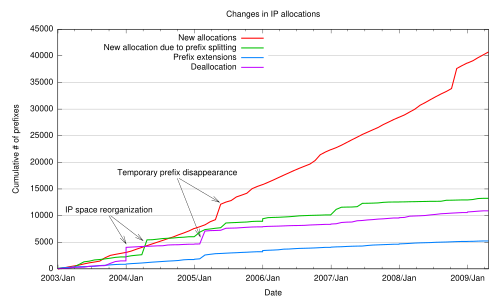

Write gnuplot code to recreate this figure.
#set terminal postscript
set terminal pdf
#set grid 
#set terminal windows
#set bmargin 
#set lmargin 
#set rmargin 
#set tmargin 

set xdata time
set timefmt "%Y-%m-%d"
set format x "%Y/%b"

set key right

set title 'Changes in IP allocations'
set xlabel 'Date'
set ylabel 'Cumulative # of prefixes'

set grid y

set key left

set xrange ['2003-01-01':'2009-04-23']

set arrow from '2003-10-01',10000 to '2004-01-01',4700
set arrow from '2003-10-10',10000 to '2004-04-01',5300

set label "IP space reorganization" at '2003-10-01',11000 center 


set arrow from '2004-10-01',17000 to '2005-02-01',6000
set arrow from '2004-10-10',17000 to '2005-05-15',12500

set label "Temporary prefix disappearance" at '2004-10-01',18000 center


plot  \
"<awk '{n=n+$2; s=s+$3; e=e+$4; d=d+$5; print $1,n,s,e,d}' stat.txt"	\
	using 1:2 title 'New allocations' with lines lt 1 lw 3, \
''	using 1:3 title 'New allocation due to prefix splitting' with lines lt 2 lw 3, \
''	using 1:4 title 'Prefix extensions' with lines lt 3 lw 3, \
''  using 1:5 title 'Deallocation' with lines lt 4 lw 3
#"<awk '{n=n+$2; s=s+$3; e=e+$4; d=d+$5; print $1,n,s,e,d}' stat.txt" \
